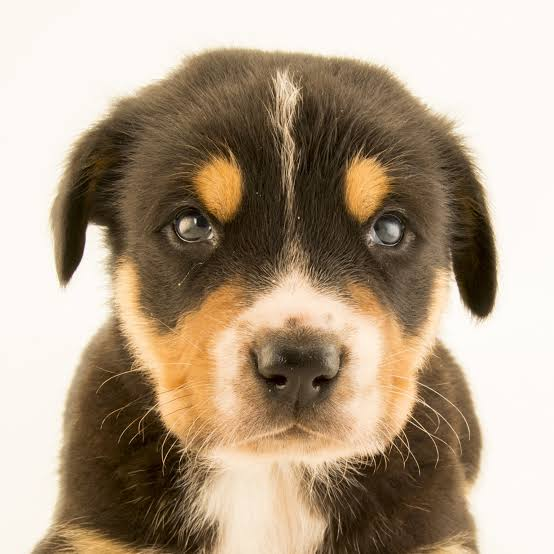
%> input picture dog.jpg, 554 x 554 px
$ octave Q5.m   (GNU Octave 9; MATLAB toolbox functions it lacks are replaced by stand-ins)
%> lines starting %> are read from the running program, lines starting %| are printed output that depends on the picture
	img = imread('dog.jpg');
%> img is the input picture: size 554x554x3 uint8; mean R, G, B 177.5, 159.5, 138.3
		gray_img = im2gray(img);
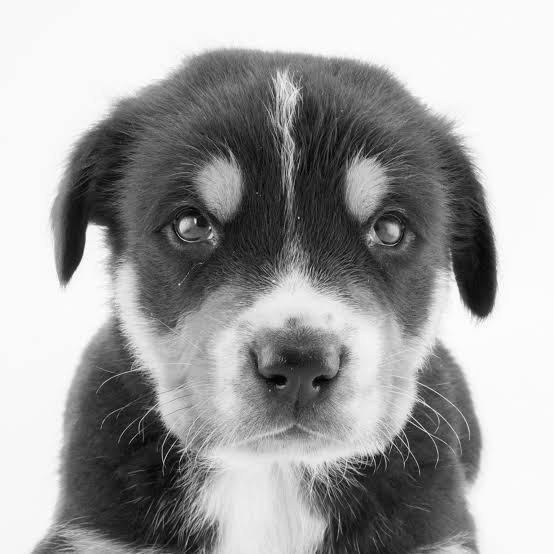
%> gray_img: size 554x554 uint8; min 2, max 255, mean 162.4
		conv_img_3x3 = imfilter(gray_img, ones(3,3) / 9);
		conv_img_5x5 = imfilter(gray_img, ones(5,5) / 25);
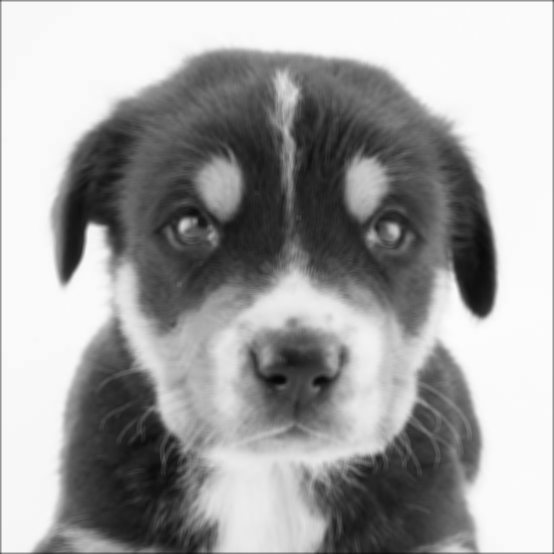
%> conv_img_5x5: size 554x554 uint8; min 5, max 252, mean 161.5

		figure;
			subplot(1,2,1), imshow(conv_img_3x3), title('3x3');
			subplot(1,2,2), imshow(conv_img_5x5), title('5x5');
